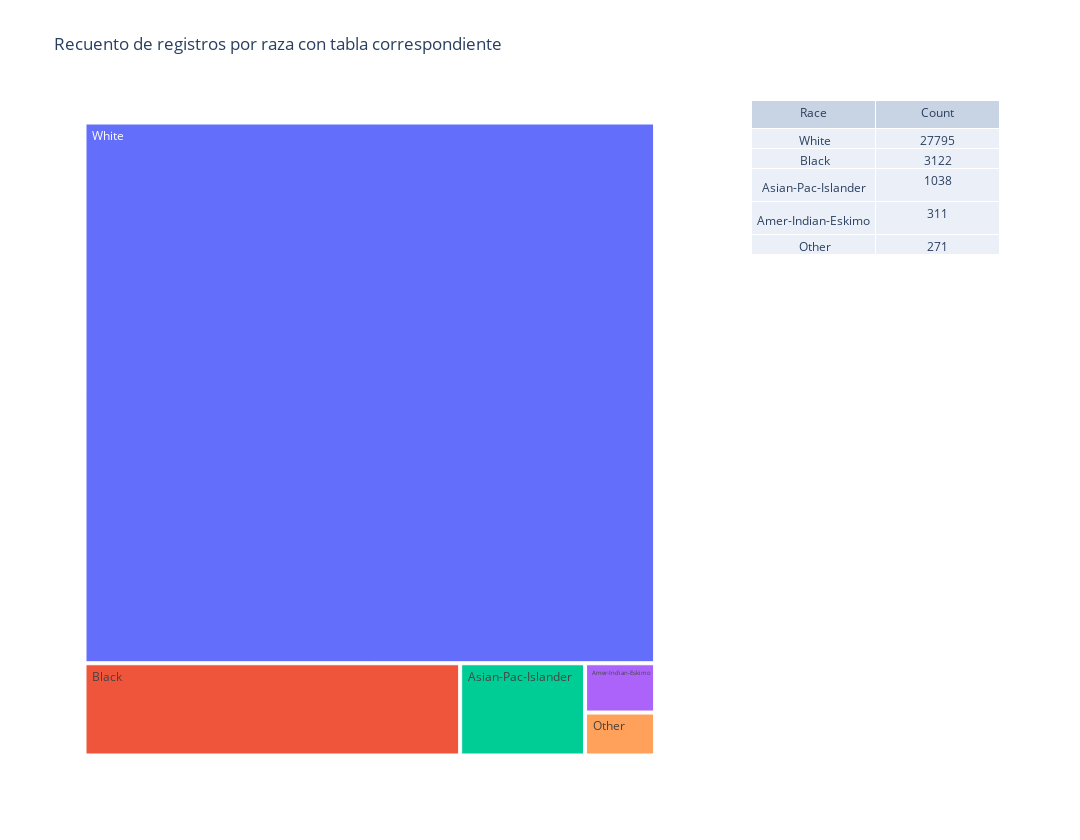

The notebook cell saved with this chart:
### Markdown cell above
De estos graficos se puede observar un que ambas variables están muy cargadas al cero, además de esto notamos grupos minoritarios con valores positivos, esto podrían ser outliers que podrían eliminarse, sin embargo como equipo se decidió esperar ya que puede que estos valores sean muy determinantes a la hora de desarrollar el modelo y que efectivamente no sean outliers.

[Benja]

### Code cell
import plotly.graph_objects as go
from plotly.subplots import make_subplots

# Se realiza un conteo
conteo_race = df.groupby('race').size().reset_index(name='count')

# Se ordena DataFrame por 'count' en orden descendente
conteo_race_sorted = conteo_race.sort_values(by='count', ascending=False)

# Se crea el treemap
fig = make_subplots(
    rows=1, cols=2,
    column_widths=[0.7, 0.3],
    specs=[[{"type": "treemap"}, {"type": "table"}]]
)

# Se agrega el treemap a la figura
fig.add_trace(
    go.Treemap(
        labels=conteo_race_sorted['race'],
        parents=[""] * len(conteo_race_sorted),
        values=conteo_race_sorted['count'],
        name=""
    ),
    row=1, col=1
)

# Se agrega la tabla ordenada a la figura
fig.add_trace(
    go.Table(
        header=dict(values=['Race', 'Count']),
        cells=dict(values=[conteo_race_sorted['race'], conteo_race_sorted['count']])
    ),
    row=1, col=2
)

# Se actualiza el layout de la figura para que no haya título en el treemap y ajustar el tamaño
fig.update_layout(
    title_text='Recuento de registros por raza con tabla correspondiente',
    width=1080,
    height=840
)

# [Thomas]

### Figure 1 — Plotly figure (JSON) as saved in the notebook; plotly's stock layout.template omitted (floating-point values rounded to 4 significant figures)
{"data": [{"domain": {"x": [0, 0.63], "y": [0, 1]}, "labels": [" White", " Black", " Asian-Pac-Islander", " Amer-Indian-Eskimo", " Other"], "name": "", "parents": ["", "", "", "", ""], "type": "treemap", "values": [27795, 3122, 1038, 311, 271]}, {"cells": {"values": [[" White", " Black", " Asian-Pac-Islander", " Amer-Indian-Eskimo", " Other"], [27795, 3122, 1038, 311, 271]]}, "domain": {"x": [0.73, 1], "y": [0, 1]}, "header": {"values": ["Race", "Count"]}, "type": "table"}], "layout": {"height": 840, "title": {"text": "Recuento de registros por raza con tabla correspondiente"}, "width": 1080}}
